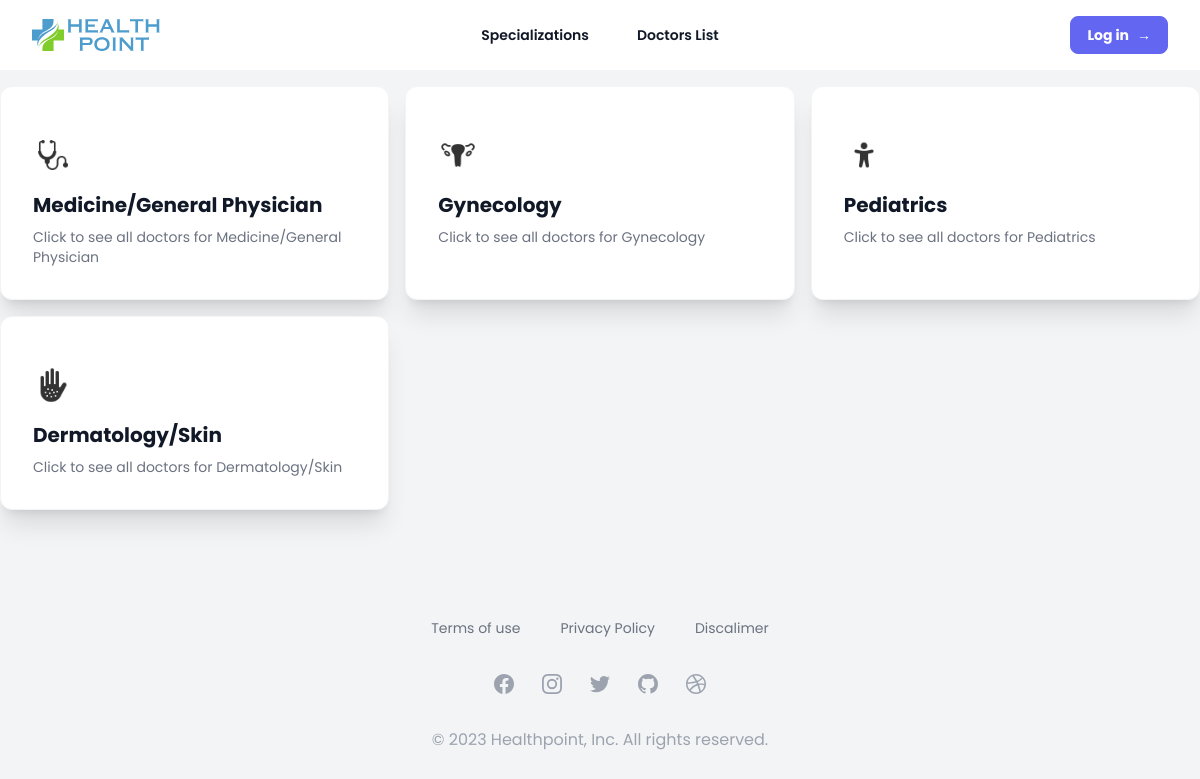
Page /specialities on the committed database.
### core/models.py (models this page shows, shortened)
class Speciality(models.Model):
    name = models.CharField(max_length=100)
    slug = models.SlugField(max_length=100, null=True, blank=True, unique=True)
    icon = models.ImageField(upload_to='images/specialty/')

### core/views.py (the view)
# urls.py: path('specialities', views.specialityList, name='specialities'),
def specialityList(request):
    data = {}
    data['specialities'] = Speciality.objects.all()
    return render(request, 'landing/doctors/specialities.html', data)

### templates/landing/doctors/specialities.html
{% extends '../base.html' %} {% block content %} {% load static %}
<div class="lg:w-7xl max-w-7xl lg:mx-auto mx-2">
    <div class="w-full grid grid-cols-1 md:grid-cols-2 lg:grid-cols-3 gap-4">
        {% for speciality in specialities %}
        <a
            class="bg-white relative flex items-start justify-between rounded-xl border border-gray-100 p-4 shadow-xl sm:p-6 lg:p-8 hover:bg-indigo-500 hover:border-black hover:text-white transition-all duration-300 group"
            href="{% url 'doctorlist' speciality.slug %}"
        >
            <div class="pt-4 text-gray-500">
                <img
                    class="h-8 w-8 sm:h-10 sm:w-10 group-hover:invert group-hover:contrast-200"
                    src="/media/{{speciality.icon}}"
                    alt=""
                />
                <h3
                    class="mt-4 text-lg font-bold text-gray-900 group-hover:text-white sm:text-xl"
                >
                    {{ speciality.name }}
                </h3>
                <p class="mt-2 hidden text-sm sm:block group-hover:text-white">
                    Click to see all doctors for {{ speciality.name }}
                </p>
            </div>
        </a>
        {% endfor %}
    </div>
</div>
{% endblock %}

### rows in the picture
Speciality: icon (picture), name "Medicine/General Physician"
Speciality: icon (picture), name "Gynecology"
Speciality: icon (picture), name "Pediatrics"
Speciality: icon (picture), name "Dermatology/Skin"
